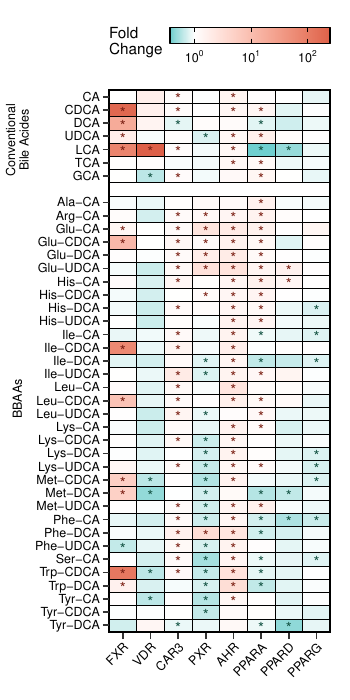

R code for this plot:
library(tidyverse)
library(cowplot)

#读入数据
data  = readxl::read_xlsx("data.xlsx")

#先定义好各列因子的顺序，防止绘图时按照默认首字母排序排乱了
data$`Bile Acides` <- factor(data$`Bile Acides`, levels = data$`Bile Acides` %>% unique() %>% rev())
data$TFactor <- factor(data$TFactor, levels = data$TFactor %>% unique())
data$Type <- factor(data$Type, levels = data$Type %>% unique())

data[which(data$Significant == "yes"),"sig"] <- '*'


# 绘图

p <- ggplot(data, aes(TFactor, `Bile Acides`)) +
  geom_tile(aes(fill = `Fold Change`), color = "black") +
  scale_fill_gradientn(colours = c("#6FCFCF", "white", "#DD6048"),
                       values = c(0, 0.15, 1),
                       name="Fold\nChange", 
                       breaks = c(0, 1, 2),
                       labels = c(expression(10^0), expression(10^1), expression(10^2))) +
  scale_y_discrete(breaks = levels(data$`Bile Acides`), 
                   limits = c(levels(data$`Bile Acides`)[1:33], "skip", 
                              levels(data$`Bile Acides`)[34:40])) +
  geom_rect(aes(xmin = 0.5, xmax = 8.5, ymin = 0.5, ymax = 41.5), 
            fill = NA, color = "black", linewidth = 0.6) +
  scale_x_discrete(expand = c(0, 0)) +
  geom_text(aes(label = sig), 
            color = ifelse(data$`Fold Change` < 0, "#145444", "#7C2115"), 
            vjust = 0.75,
            size = 4) +
  labs(x = NULL, y = NULL) +
  theme_bw() +
  theme(panel.grid = element_blank(),
        panel.border = element_blank(),
        axis.text.x = element_text(angle = 45, size = 9, color = "black", hjust = 1),
        axis.text.y = element_text(size = 9, color = "black"),
        axis.ticks.length = unit(0.15, "cm"),
        axis.ticks = element_line(linewidth = 0.6),
        plot.margin = margin(0.5, 0.5, 0.5, 0, 'cm')) +
  guides(fill = guide_colorbar(position = "top",
                               barwidth = 8,
                               barheight = 0.8,
                               direction = "horizontal",
                               title.vjust = 1,
                               title.theme = element_text(hjust = 0),
                               ticks.colour = "black",
                               ticks.outside = TRUE,
                               frame.colour = "black"))

# 添加自定义文本
anno <- ggdraw() + 
  draw_label("Conventional\nBile Acides", y = 0.8, 
                              angle = 90, size = 9) +
  draw_label("BBAAs", y = 0.43, 
             angle = 90, size = 9)

plot_grid(anno, p, ncol = 2, rel_widths = c(0.1, 0.9))


ggsave("heatmap-significant.png", width = 3.5, height = 7, dpi = 600)
ggsave("heatmap-significant.pdf", width = 3.5, height = 7)
  


        